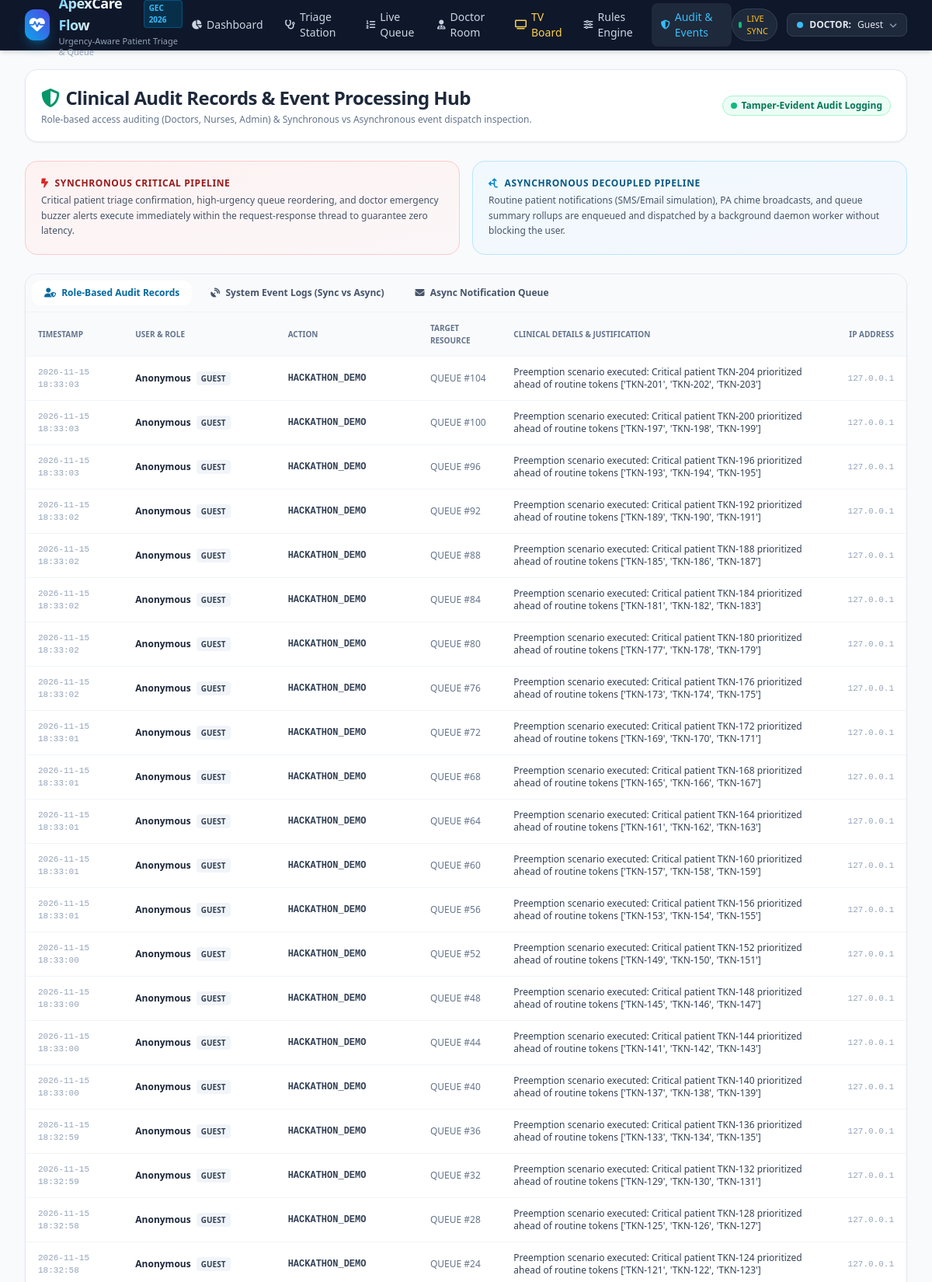
Screenshot of /audit (upper part) with the database file from the repository.
### tables this page shows
CREATE TABLE audit_logs (
        id INTEGER PRIMARY KEY AUTOINCREMENT,
        user_name TEXT NOT NULL,
        user_role TEXT NOT NULL,
        action TEXT NOT NULL,
        resource_type TEXT NOT NULL,
        resource_id TEXT,
        details TEXT,
        ip_address TEXT DEFAULT '127.0.0.1',
        created_at TIMESTAMP DEFAULT CURRENT_TIMESTAMP
    );

### app.py (the view)
@app.route('/audit')
def audit_view():
    conn = get_db()
    cursor = conn.cursor()
    cursor.execute("SELECT * FROM audit_logs ORDER BY id DESC LIMIT 50")
    audit_logs = cursor.fetchall()
    cursor.execute("SELECT * FROM event_logs ORDER BY id DESC LIMIT 50")
    event_logs = cursor.fetchall()
    cursor.execute("SELECT * FROM notifications_queue ORDER BY id DESC LIMIT 50")
    notifications = cursor.fetchall()
    conn.close()
    return render_template('audit.html', audit_logs=audit_logs, event_logs=event_logs, notifications=notifications)

### app.py (called while the page is built)
@app.context_processor
def inject_user_context():
    return {
        'current_user': session.get('user_name', 'Guest'),
        'current_role': session.get('user_role', 'DOCTOR'),
        'current_dept_id': session.get('department_id', 1),
        'current_doctor_id': session.get('doctor_id', 1)
    }

### database.py (called while the page is built)
def get_db():
    conn = sqlite3.connect(DB_PATH, check_same_thread=False)
    conn.row_factory = sqlite3.Row
    conn.execute("PRAGMA foreign_keys = ON")
    return conn

### templates/audit.html (shortened to what this page needs)
{% extends "base.html" %}
{% block content %}
<div class="space-y-6">
    <div class="bg-white rounded-2xl shadow-sm border border-slate-200 p-5 flex flex-col sm:flex-row sm:items-center sm:justify-between gap-4">
        <div>
            <h1 class="text-2xl font-black text-slate-800 tracking-tight flex items-center space-x-2">
                <i class="fa-solid fa-shield-halved text-emerald-600"></i>
                <span>Clinical Audit Records & Event Processing Hub</span>
            </h1>
            <p class="text-xs text-slate-500 mt-1">
                Role-based access auditing (Doctors, Nurses, Admin) & Synchronous vs Asynchronous event dispatch inspection.
            </p>
        </div>
        <div class="flex items-center space-x-2">
            <span class="text-xs px-2.5 py-1 rounded-full bg-emerald-50 text-emerald-700 font-bold border border-emerald-200 flex items-center space-x-1.5">
                <span class="w-2 h-2 rounded-full bg-emerald-500"></span>
                <span>Tamper-Evident Audit Logging</span>
            </span>
        </div>
    </div>
    <div class="grid grid-cols-1 md:grid-cols-2 gap-4">
        <div class="bg-gradient-to-br from-red-50 to-rose-50/40 p-5 rounded-2xl border border-red-200">
            <div class="flex items-center space-x-2 text-red-800 font-bold text-xs uppercase tracking-wider">
                <i class="fa-solid fa-bolt-lightning text-red-600"></i>
                <span>Synchronous Critical Pipeline</span>
            </div>
            <p class="text-xs text-slate-600 mt-1 leading-relaxed">
                Critical patient triage confirmation, high-urgency queue reordering, and doctor emergency buzzer alerts execute immediately within the request-response thread to guarantee zero latency.
            </p>
        </div>
        <div class="bg-gradient-to-br from-sky-50 to-indigo-50/40 p-5 rounded-2xl border border-sky-200">
            <div class="flex items-center space-x-2 text-sky-800 font-bold text-xs uppercase tracking-wider">
                <i class="fa-solid fa-arrows-split-up-and-left text-sky-600"></i>
                <span>Asynchronous Decoupled Pipeline</span>
            </div>
            <p class="text-xs text-slate-600 mt-1 leading-relaxed">
                Routine patient notifications (SMS/Email simulation), PA chime broadcasts, and queue summary rollups are enqueued and dispatched by a background daemon worker without blocking the user.
            </p>
        </div>
    </div>
    <div class="bg-white rounded-2xl shadow-sm border border-slate-200 overflow-hidden">
        <div class="border-b border-slate-100 flex items-center space-x-2 p-2 bg-slate-50 text-xs font-bold">
            <button onclick="switchTab('tab-audit')" id="btn-tab-audit" class="px-4 py-2 rounded-xl bg-white shadow-xs text-sky-700">
                <i class="fa-solid fa-user-shield mr-1"></i> Role-Based Audit Records
            </button>
            <button onclick="switchTab('tab-events')" id="btn-tab-events" class="px-4 py-2 rounded-xl text-slate-600 hover:text-slate-900">
                <i class="fa-solid fa-satellite-dish mr-1"></i> System Event Logs (Sync vs Async)
            </button>
            <button onclick="switchTab('tab-notifications')" id="btn-tab-notifications" class="px-4 py-2 rounded-xl text-slate-600 hover:text-slate-900">
                <i class="fa-solid fa-envelope mr-1"></i> Async Notification Queue
            </button>
        </div>
        <div id="tab-audit" class="tab-pane p-0">
            <div class="overflow-x-auto">
                <table class="w-full text-left text-xs">
                    <thead class="bg-slate-50 text-slate-500 font-semibold border-b border-slate-100 uppercase text-[10px]">
                        <tr>
                            <th class="py-3 px-4">Timestamp</th>
                            <th class="py-3 px-4">User & Role</th>
                            <th class="py-3 px-4">Action</th>
                            <th class="py-3 px-4">Target Resource</th>
                            <th class="py-3 px-4">Clinical Details & Justification</th>
                            <th class="py-3 px-4 text-right">IP Address</th>
                        </tr>
                    </thead>
                    <tbody class="divide-y divide-slate-100 font-medium">
                        {% for a in audit_logs %}
                        <tr class="hover:bg-slate-50 transition">
                            <td class="py-3 px-4 text-slate-400 font-mono text-[11px]">{{ a.created_at }}</td>
                            <td class="py-3 px-4">
                                <span class="font-bold text-slate-800">{{ a.user_name }}</span>
                                <span class="ml-1 text-[10px] px-1.5 py-0.5 rounded font-bold {% if a.user_role == 'ADMIN' %}bg-amber-100 text-amber-800{% elif a.user_role == 'DOCTOR' %}bg-sky-100 text-sky-800{% elif a.user_role == 'NURSE' %}bg-purple-100 text-purple-800{% else %}bg-slate-100 text-slate-700{% endif %}">
                                    {{ a.user_role }}
                                </span>
                            </td>
                            <td class="py-3 px-4 font-mono font-bold text-slate-700">{{ a.action }}</td>
                            <td class="py-3 px-4 text-slate-500">{{ a.resource_type }} #{{ a.resource_id }}</td>
                            <td class="py-3 px-4 text-slate-700">{{ a.details }}</td>
                            <td class="py-3 px-4 text-right font-mono text-slate-400 text-[11px]">{{ a.ip_address }}</td>
                        </tr>
                        {% endfor %}
                    </tbody>
                </table>
            </div>
        </div>
    </div>
</div>
{% endblock %}

### rows the page displays
audit_logs: created_at "2026-11-15 18:33:03", user_name "Anonymous", user_role "GUEST", action "HACKATHON_DEMO", resource_type "QUEUE", resource_id "104", details "Preemption scenario executed: Critical patient TKN-204 prioritized ahead of routine tokens ['TKN-201', 'TKN-202', 'TKN-203']", ip_address "127.0.0.1"
audit_logs: created_at "2026-11-15 18:33:03", user_name "Anonymous", user_role "GUEST", action "HACKATHON_DEMO", resource_type "QUEUE", resource_id "100", details "Preemption scenario executed: Critical patient TKN-200 prioritized ahead of routine tokens ['TKN-197', 'TKN-198', 'TKN-199']", ip_address "127.0.0.1"
audit_logs: created_at "2026-11-15 18:33:03", user_name "Anonymous", user_role "GUEST", action "HACKATHON_DEMO", resource_type "QUEUE", resource_id "96", details "Preemption scenario executed: Critical patient TKN-196 prioritized ahead of routine tokens ['TKN-193', 'TKN-194', 'TKN-195']", ip_address "127.0.0.1"
audit_logs: created_at "2026-11-15 18:33:02", user_name "Anonymous", user_role "GUEST", action "HACKATHON_DEMO", resource_type "QUEUE", resource_id "92", details "Preemption scenario executed: Critical patient TKN-192 prioritized ahead of routine tokens ['TKN-189', 'TKN-190', 'TKN-191']", ip_address "127.0.0.1"
audit_logs: created_at "2026-11-15 18:33:02", user_name "Anonymous", user_role "GUEST", action "HACKATHON_DEMO", resource_type "QUEUE", resource_id "88", details "Preemption scenario executed: Critical patient TKN-188 prioritized ahead of routine tokens ['TKN-185', 'TKN-186', 'TKN-187']", ip_address "127.0.0.1"
audit_logs: created_at "2026-11-15 18:33:02", user_name "Anonymous", user_role "GUEST", action "HACKATHON_DEMO", resource_type "QUEUE", resource_id "84", details "Preemption scenario executed: Critical patient TKN-184 prioritized ahead of routine tokens ['TKN-181', 'TKN-182', 'TKN-183']", ip_address "127.0.0.1"
audit_logs: created_at "2026-11-15 18:33:02", user_name "Anonymous", user_role "GUEST", action "HACKATHON_DEMO", resource_type "QUEUE", resource_id "80", details "Preemption scenario executed: Critical patient TKN-180 prioritized ahead of routine tokens ['TKN-177', 'TKN-178', 'TKN-179']", ip_address "127.0.0.1"
audit_logs: created_at "2026-11-15 18:33:02", user_name "Anonymous", user_role "GUEST", action "HACKATHON_DEMO", resource_type "QUEUE", resource_id "76", details "Preemption scenario executed: Critical patient TKN-176 prioritized ahead of routine tokens ['TKN-173', 'TKN-174', 'TKN-175']", ip_address "127.0.0.1"
audit_logs: created_at "2026-11-15 18:33:01", user_name "Anonymous", user_role "GUEST", action "HACKATHON_DEMO", resource_type "QUEUE", resource_id "72", details "Preemption scenario executed: Critical patient TKN-172 prioritized ahead of routine tokens ['TKN-169', 'TKN-170', 'TKN-171']", ip_address "127.0.0.1"
audit_logs: created_at "2026-11-15 18:33:01", user_name "Anonymous", user_role "GUEST", action "HACKATHON_DEMO", resource_type "QUEUE", resource_id "68", details "Preemption scenario executed: Critical patient TKN-168 prioritized ahead of routine tokens ['TKN-165', 'TKN-166', 'TKN-167']", ip_address "127.0.0.1"
audit_logs: created_at "2026-11-15 18:33:01", user_name "Anonymous", user_role "GUEST", action "HACKATHON_DEMO", resource_type "QUEUE", resource_id "64", details "Preemption scenario executed: Critical patient TKN-164 prioritized ahead of routine tokens ['TKN-161', 'TKN-162', 'TKN-163']", ip_address "127.0.0.1"
audit_logs: created_at "2026-11-15 18:33:01", user_name "Anonymous", user_role "GUEST", action "HACKATHON_DEMO", resource_type "QUEUE", resource_id "60", details "Preemption scenario executed: Critical patient TKN-160 prioritized ahead of routine tokens ['TKN-157', 'TKN-158', 'TKN-159']", ip_address "127.0.0.1"
audit_logs: created_at "2026-11-15 18:33:01", user_name "Anonymous", user_role "GUEST", action "HACKATHON_DEMO", resource_type "QUEUE", resource_id "56", details "Preemption scenario executed: Critical patient TKN-156 prioritized ahead of routine tokens ['TKN-153', 'TKN-154', 'TKN-155']", ip_address "127.0.0.1"
audit_logs: created_at "2026-11-15 18:33:00", user_name "Anonymous", user_role "GUEST", action "HACKATHON_DEMO", resource_type "QUEUE", resource_id "52", details "Preemption scenario executed: Critical patient TKN-152 prioritized ahead of routine tokens ['TKN-149', 'TKN-150', 'TKN-151']", ip_address "127.0.0.1"
audit_logs: created_at "2026-11-15 18:33:00", user_name "Anonymous", user_role "GUEST", action "HACKATHON_DEMO", resource_type "QUEUE", resource_id "48", details "Preemption scenario executed: Critical patient TKN-148 prioritized ahead of routine tokens ['TKN-145', 'TKN-146', 'TKN-147']", ip_address "127.0.0.1"
audit_logs: created_at "2026-11-15 18:33:00", user_name "Anonymous", user_role "GUEST", action "HACKATHON_DEMO", resource_type "QUEUE", resource_id "44", details "Preemption scenario executed: Critical patient TKN-144 prioritized ahead of routine tokens ['TKN-141', 'TKN-142', 'TKN-143']", ip_address "127.0.0.1"
audit_logs: created_at "2026-11-15 18:33:00", user_name "Anonymous", user_role "GUEST", action "HACKATHON_DEMO", resource_type "QUEUE", resource_id "40", details "Preemption scenario executed: Critical patient TKN-140 prioritized ahead of routine tokens ['TKN-137', 'TKN-138', 'TKN-139']", ip_address "127.0.0.1"
audit_logs: created_at "2026-11-15 18:32:59", user_name "Anonymous", user_role "GUEST", action "HACKATHON_DEMO", resource_type "QUEUE", resource_id "36", details "Preemption scenario executed: Critical patient TKN-136 prioritized ahead of routine tokens ['TKN-133', 'TKN-134', 'TKN-135']", ip_address "127.0.0.1"
audit_logs: created_at "2026-11-15 18:32:59", user_name "Anonymous", user_role "GUEST", action "HACKATHON_DEMO", resource_type "QUEUE", resource_id "32", details "Preemption scenario executed: Critical patient TKN-132 prioritized ahead of routine tokens ['TKN-129', 'TKN-130', 'TKN-131']", ip_address "127.0.0.1"
audit_logs: created_at "2026-11-15 18:32:58", user_name "Anonymous", user_role "GUEST", action "HACKATHON_DEMO", resource_type "QUEUE", resource_id "28", details "Preemption scenario executed: Critical patient TKN-128 prioritized ahead of routine tokens ['TKN-125', 'TKN-126', 'TKN-127']", ip_address "127.0.0.1"
audit_logs: created_at "2026-11-15 18:32:58", user_name "Anonymous", user_role "GUEST", action "HACKATHON_DEMO", resource_type "QUEUE", resource_id "24", details "Preemption scenario executed: Critical patient TKN-124 prioritized ahead of routine tokens ['TKN-121', 'TKN-122', 'TKN-123']", ip_address "127.0.0.1"

### other values shown
{{ current_role }} "DOCTOR"
{{ current_user }} "Guest"
